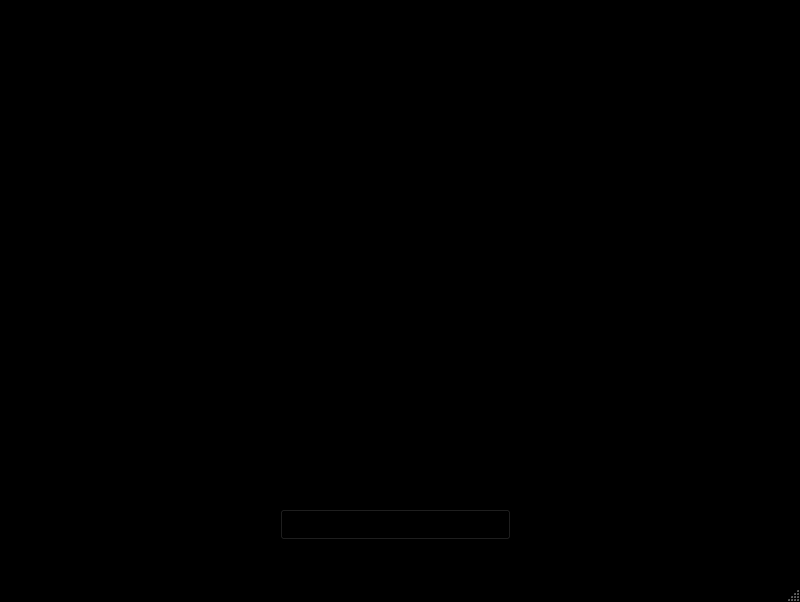
<?xml version="1.0" encoding="UTF-8"?>
<ui version="4.0">
 <class>MainWindow</class>
 <widget class="QMainWindow" name="MainWindow">
  <property name="geometry">
   <rect>
    <x>0</x>
    <y>0</y>
    <width>800</width>
    <height>602</height>
   </rect>
  </property>
  <property name="palette">
   <palette>
    <active>
     <colorrole role="WindowText">
      <brush brushstyle="SolidPattern">
       <color alpha="255">
        <red>255</red>
        <green>255</green>
        <blue>255</blue>
       </color>
      </brush>
     </colorrole>
     <colorrole role="Button">
      <brush brushstyle="SolidPattern">
       <color alpha="255">
        <red>0</red>
        <green>0</green>
        <blue>0</blue>
       </color>
      </brush>
     </colorrole>
     <colorrole role="Light">
      <brush brushstyle="SolidPattern">
       <color alpha="255">
        <red>0</red>
        <green>0</green>
        <blue>0</blue>
       </color>
      </brush>
     </colorrole>
     <colorrole role="Midlight">
      <brush brushstyle="SolidPattern">
       <color alpha="255">
        <red>0</red>
        <green>0</green>
        <blue>0</blue>
       </color>
      </brush>
     </colorrole>
     <colorrole role="Dark">
      <brush brushstyle="SolidPattern">
       <color alpha="255">
        <red>0</red>
        <green>0</green>
        <blue>0</blue>
       </color>
      </brush>
     </colorrole>
     <colorrole role="Mid">
      <brush brushstyle="SolidPattern">
       <color alpha="255">
        <red>0</red>
        <green>0</green>
        <blue>0</blue>
       </color>
      </brush>
     </colorrole>
     <colorrole role="Text">
      <brush brushstyle="SolidPattern">
       <color alpha="255">
        <red>0</red>
        <green>0</green>
        <blue>0</blue>
       </color>
      </brush>
     </colorrole>
     <colorrole role="BrightText">
      <brush brushstyle="SolidPattern">
       <color alpha="255">
        <red>0</red>
        <green>0</green>
        <blue>0</blue>
       </color>
      </brush>
     </colorrole>
     <colorrole role="ButtonText">
      <brush brushstyle="SolidPattern">
       <color alpha="255">
        <red>0</red>
        <green>0</green>
        <blue>0</blue>
       </color>
      </brush>
     </colorrole>
     <colorrole role="Base">
      <brush brushstyle="SolidPattern">
       <color alpha="255">
        <red>0</red>
        <green>0</green>
        <blue>0</blue>
       </color>
      </brush>
     </colorrole>
     <colorrole role="Window">
      <brush brushstyle="SolidPattern">
       <color alpha="255">
        <red>0</red>
        <green>0</green>
        <blue>0</blue>
       </color>
      </brush>
     </colorrole>
     <colorrole role="Shadow">
      <brush brushstyle="SolidPattern">
       <color alpha="255">
        <red>0</red>
        <green>0</green>
        <blue>0</blue>
       </color>
      </brush>
     </colorrole>
     <colorrole role="AlternateBase">
      <brush brushstyle="SolidPattern">
       <color alpha="255">
        <red>0</red>
        <green>0</green>
        <blue>0</blue>
       </color>
      </brush>
     </colorrole>
     <colorrole role="ToolTipBase">
      <brush brushstyle="SolidPattern">
       <color alpha="255">
        <red>255</red>
        <green>255</green>
        <blue>220</blue>
       </color>
      </brush>
     </colorrole>
     <colorrole role="ToolTipText">
      <brush brushstyle="SolidPattern">
       <color alpha="255">
        <red>0</red>
        <green>0</green>
        <blue>0</blue>
       </color>
      </brush>
     </colorrole>
     <colorrole role="PlaceholderText">
      <brush brushstyle="SolidPattern">
       <color alpha="128">
        <red>255</red>
        <green>255</green>
        <blue>255</blue>
       </color>
      </brush>
     </colorrole>
    </active>
    <inactive>
     <colorrole role="WindowText">
      <brush brushstyle="SolidPattern">
       <color alpha="255">
        <red>255</red>
        <green>255</green>
        <blue>255</blue>
       </color>
      </brush>
     </colorrole>
     <colorrole role="Button">
      <brush brushstyle="SolidPattern">
       <color alpha="255">
        <red>0</red>
        <green>0</green>
        <blue>0</blue>
       </color>
      </brush>
     </colorrole>
     <colorrole role="Light">
      <brush brushstyle="SolidPattern">
       <color alpha="255">
        <red>0</red>
        <green>0</green>
        <blue>0</blue>
       </color>
      </brush>
     </colorrole>
     <colorrole role="Midlight">
      <brush brushstyle="SolidPattern">
       <color alpha="255">
        <red>0</red>
        <green>0</green>
        <blue>0</blue>
       </color>
      </brush>
     </colorrole>
     <colorrole role="Dark">
      <brush brushstyle="SolidPattern">
       <color alpha="255">
        <red>0</red>
        <green>0</green>
        <blue>0</blue>
       </color>
      </brush>
     </colorrole>
     <colorrole role="Mid">
      <brush brushstyle="SolidPattern">
       <color alpha="255">
        <red>0</red>
        <green>0</green>
        <blue>0</blue>
       </color>
      </brush>
     </colorrole>
     <colorrole role="Text">
      <brush brushstyle="SolidPattern">
       <color alpha="255">
        <red>0</red>
        <green>0</green>
        <blue>0</blue>
       </color>
      </brush>
     </colorrole>
     <colorrole role="BrightText">
      <brush brushstyle="SolidPattern">
       <color alpha="255">
        <red>0</red>
        <green>0</green>
        <blue>0</blue>
       </color>
      </brush>
     </colorrole>
     <colorrole role="ButtonText">
      <brush brushstyle="SolidPattern">
       <color alpha="255">
        <red>0</red>
        <green>0</green>
        <blue>0</blue>
       </color>
      </brush>
     </colorrole>
     <colorrole role="Base">
      <brush brushstyle="SolidPattern">
       <color alpha="255">
        <red>0</red>
        <green>0</green>
        <blue>0</blue>
       </color>
      </brush>
     </colorrole>
     <colorrole role="Window">
      <brush brushstyle="SolidPattern">
       <color alpha="255">
        <red>0</red>
        <green>0</green>
        <blue>0</blue>
       </color>
      </brush>
     </colorrole>
     <colorrole role="Shadow">
      <brush brushstyle="SolidPattern">
       <color alpha="255">
        <red>0</red>
        <green>0</green>
        <blue>0</blue>
       </color>
      </brush>
     </colorrole>
     <colorrole role="AlternateBase">
      <brush brushstyle="SolidPattern">
       <color alpha="255">
        <red>0</red>
        <green>0</green>
        <blue>0</blue>
       </color>
      </brush>
     </colorrole>
     <colorrole role="ToolTipBase">
      <brush brushstyle="SolidPattern">
       <color alpha="255">
        <red>255</red>
        <green>255</green>
        <blue>220</blue>
       </color>
      </brush>
     </colorrole>
     <colorrole role="ToolTipText">
      <brush brushstyle="SolidPattern">
       <color alpha="255">
        <red>0</red>
        <green>0</green>
        <blue>0</blue>
       </color>
      </brush>
     </colorrole>
     <colorrole role="PlaceholderText">
      <brush brushstyle="SolidPattern">
       <color alpha="128">
        <red>255</red>
        <green>255</green>
        <blue>255</blue>
       </color>
      </brush>
     </colorrole>
    </inactive>
    <disabled>
     <colorrole role="WindowText">
      <brush brushstyle="SolidPattern">
       <color alpha="255">
        <red>0</red>
        <green>0</green>
        <blue>0</blue>
       </color>
      </brush>
     </colorrole>
     <colorrole role="Button">
      <brush brushstyle="SolidPattern">
       <color alpha="255">
        <red>0</red>
        <green>0</green>
        <blue>0</blue>
       </color>
      </brush>
     </colorrole>
     <colorrole role="Light">
      <brush brushstyle="SolidPattern">
       <color alpha="255">
        <red>0</red>
        <green>0</green>
        <blue>0</blue>
       </color>
      </brush>
     </colorrole>
     <colorrole role="Midlight">
      <brush brushstyle="SolidPattern">
       <color alpha="255">
        <red>0</red>
        <green>0</green>
        <blue>0</blue>
       </color>
      </brush>
     </colorrole>
     <colorrole role="Dark">
      <brush brushstyle="SolidPattern">
       <color alpha="255">
        <red>0</red>
        <green>0</green>
        <blue>0</blue>
       </color>
      </brush>
     </colorrole>
     <colorrole role="Mid">
      <brush brushstyle="SolidPattern">
       <color alpha="255">
        <red>0</red>
        <green>0</green>
        <blue>0</blue>
       </color>
      </brush>
     </colorrole>
     <colorrole role="Text">
      <brush brushstyle="SolidPattern">
       <color alpha="255">
        <red>0</red>
        <green>0</green>
        <blue>0</blue>
       </color>
      </brush>
     </colorrole>
     <colorrole role="BrightText">
      <brush brushstyle="SolidPattern">
       <color alpha="255">
        <red>0</red>
        <green>0</green>
        <blue>0</blue>
       </color>
      </brush>
     </colorrole>
     <colorrole role="ButtonText">
      <brush brushstyle="SolidPattern">
       <color alpha="255">
        <red>0</red>
        <green>0</green>
        <blue>0</blue>
       </color>
      </brush>
     </colorrole>
     <colorrole role="Base">
      <brush brushstyle="SolidPattern">
       <color alpha="255">
        <red>0</red>
        <green>0</green>
        <blue>0</blue>
       </color>
      </brush>
     </colorrole>
     <colorrole role="Window">
      <brush brushstyle="SolidPattern">
       <color alpha="255">
        <red>0</red>
        <green>0</green>
        <blue>0</blue>
       </color>
      </brush>
     </colorrole>
     <colorrole role="Shadow">
      <brush brushstyle="SolidPattern">
       <color alpha="255">
        <red>0</red>
        <green>0</green>
        <blue>0</blue>
       </color>
      </brush>
     </colorrole>
     <colorrole role="AlternateBase">
      <brush brushstyle="SolidPattern">
       <color alpha="255">
        <red>0</red>
        <green>0</green>
        <blue>0</blue>
       </color>
      </brush>
     </colorrole>
     <colorrole role="ToolTipBase">
      <brush brushstyle="SolidPattern">
       <color alpha="255">
        <red>255</red>
        <green>255</green>
        <blue>220</blue>
       </color>
      </brush>
     </colorrole>
     <colorrole role="ToolTipText">
      <brush brushstyle="SolidPattern">
       <color alpha="255">
        <red>0</red>
        <green>0</green>
        <blue>0</blue>
       </color>
      </brush>
     </colorrole>
     <colorrole role="PlaceholderText">
      <brush brushstyle="SolidPattern">
       <color alpha="128">
        <red>255</red>
        <green>255</green>
        <blue>255</blue>
       </color>
      </brush>
     </colorrole>
    </disabled>
   </palette>
  </property>
  <property name="windowTitle">
   <string>MainWindow</string>
  </property>
  <widget class="QWidget" name="centralwidget">
   <widget class="QPushButton" name="pushButton">
    <property name="geometry">
     <rect>
      <x>280</x>
      <y>490</y>
      <width>231</width>
      <height>31</height>
     </rect>
    </property>
    <property name="text">
     <string>Нажми меня и получи окружность)</string>
    </property>
   </widget>
  </widget>
  <widget class="QMenuBar" name="menubar">
   <property name="geometry">
    <rect>
     <x>0</x>
     <y>0</y>
     <width>800</width>
     <height>26</height>
    </rect>
   </property>
   <widget class="QMenu" name="menuYellow_circles">
    <property name="title">
     <string>Yellow_circles</string>
    </property>
   </widget>
   <addaction name="menuYellow_circles"/>
  </widget>
  <widget class="QStatusBar" name="statusbar"/>
 </widget>
 <resources/>
 <connections/>
</ui>
